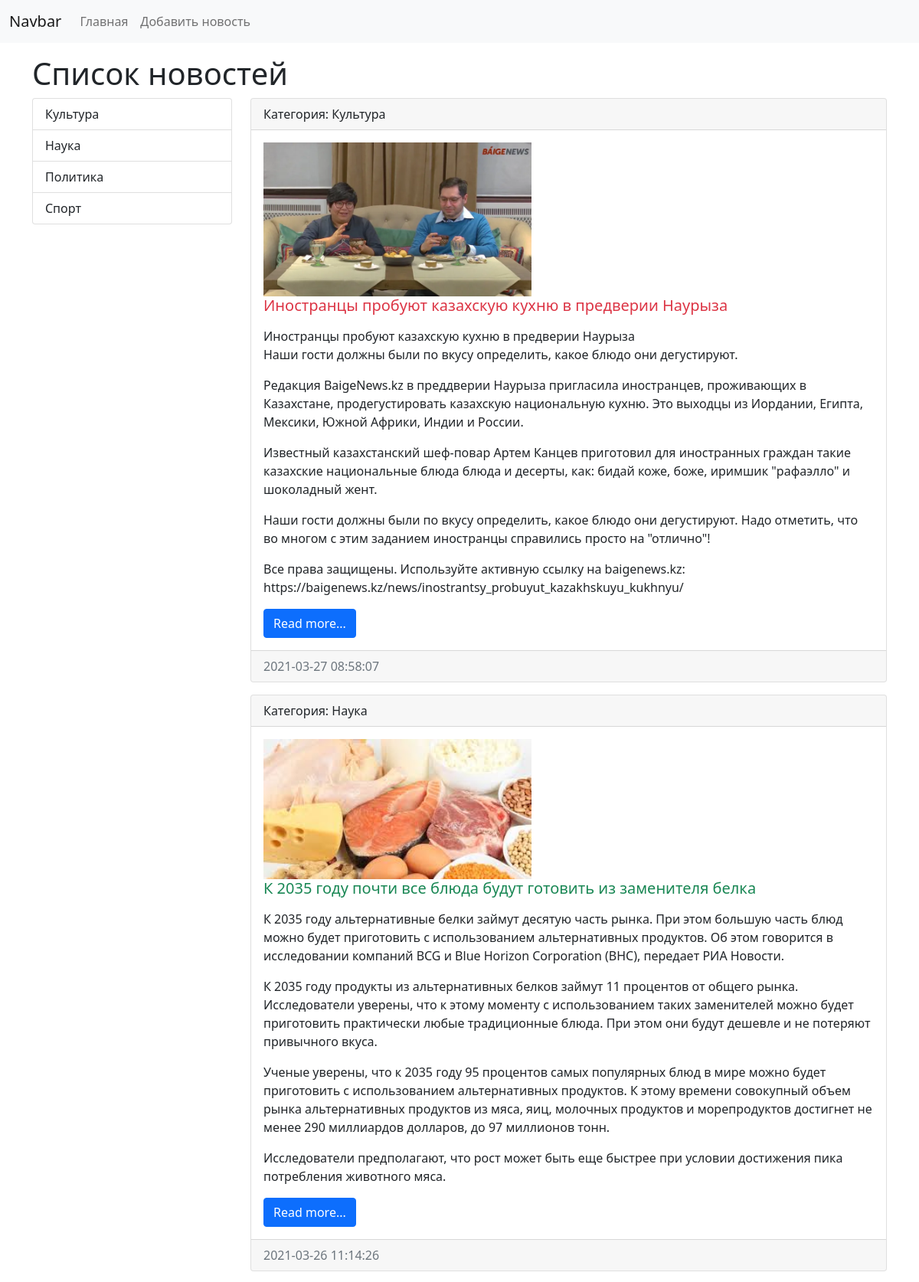
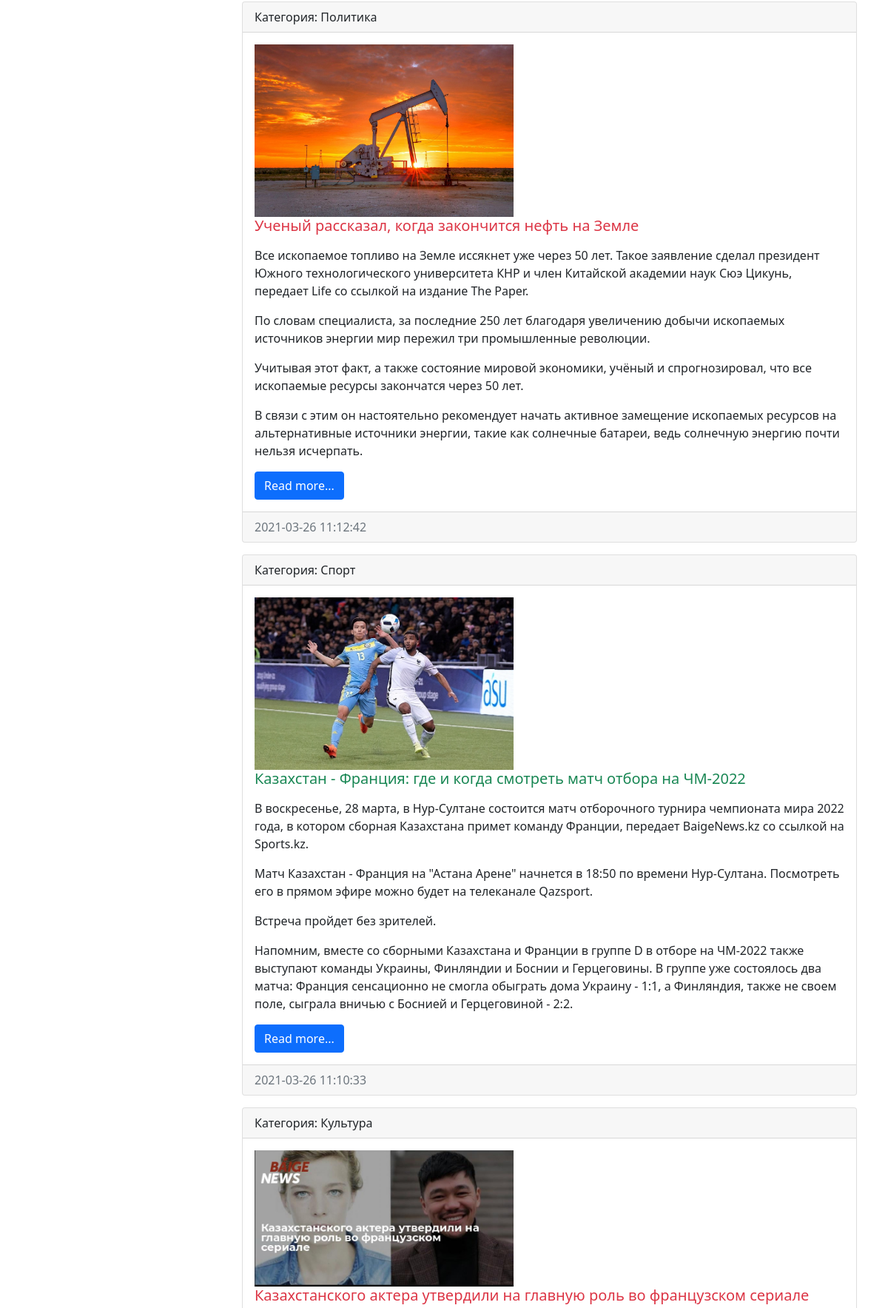
The page / (upper part) on the database its author committed (2 pictures, top to bottom).
### news/models.py (models this page shows, shortened)
class Category(models.Model):
    title = models.CharField(max_length=150,db_index=True, verbose_name='Наименование категории')
    class Meta:
        verbose_name = 'Категория'
        verbose_name_plural = 'Категории'
        ordering = ['title']

class News(models.Model):
    title = models.CharField(max_length=150, verbose_name='Наименование')
    content = models.TextField(blank=True, verbose_name='Контент')
    created_at = models.DateTimeField(auto_now_add=True, verbose_name='Дата публикации')
    updated_at = models.DateTimeField(auto_now=True, verbose_name='Обновлено')
    photo = models.ImageField(upload_to='photos/%Y/%m/%d/', verbose_name='Фото', blank=True)
    is_published = models.BooleanField(default=True, verbose_name='Опубликовано')
    category = models.ForeignKey('Category', on_delete=models.PROTECT, null=True, verbose_name='Категория')
    class Meta:
        verbose_name = 'Новость'
        verbose_name_plural = 'Новости'
        ordering = ['-created_at']

### news/views.py (the view)
# urls.py: path('', views.index, name='home'),
def index(request):
    news = News.objects.all()
    categories = Category.objects.all()
    context = {
        'news':news,
        'title': 'Список новостей',
        'categories': categories,
    }
    return render(request, 'news/index.html', context)

### news/templates/news/index.html (shortened to what this page needs)
<!doctype html>
<html lang="en">
  <head>
    <link href="https://cdn.jsdelivr.net/npm/bootstrap@5.0.0-beta3/dist/css/bootstrap.min.css" rel="stylesheet">
  </head>
  <body>
  <nav class="navbar navbar-expand-lg navbar-light bg-light">
    <div class="container-fluid">
      <a class="navbar-brand" href="{% url 'home' %}">Navbar</a>
      <div class="collapse navbar-collapse" id="navbarSupportedContent">
        <ul class="navbar-nav me-auto mb-2 mb-lg-0">
          <li class="nav-item"><a class="nav-link" href="{% url 'home' %}">Главная</a></li>
          <li class="nav-item"><a class="nav-link" href="{% url 'home' %}">Добавить новость</a></li>
        </ul>
      </div>
    </div>
  </nav>
  <div class="container mt-3">
    <h1>{{ title }}</h1>
    <div class="row">
      <div class="col-md-3">
        <div class="list-group">
          {% for item in categories %}
          <a href="{% url 'category' item.pk %}" class="list-group-item list-group-item-action">{{ item.title }}</a>
          {% endfor %}
         </div>
      </div>
      <div class="col-md-9">
        {% for item in news %}
        <div class="card mb-3">
            <div class="card-header">
                Категория: {{ item.category.title }}
            </div>
            <div class="card-body">
              <div class="media">
                {% if item.photo %}
                  <img src="{{ item.photo.url }}" alt="" width="350" class="mr-3">
                {% else %}
                <img src="https://picsum.photos/id/1060/350/235/?blur=2" alt="" class="mr-3">
                {% endif %}
                <div class="media-body">
                                <h5 class="card-title {% cycle 'text-danger' 'text-success' %}">{{ item.title }}</h5>
                                <p class="card-text">{{ item.content| linebreaks }}</p>
                                <a href="#" class="btn btn-primary">Read more...</a>
                </div>
              </div>
           </div>
          <div class="card-footer text-muted">
            {{ item.created_at|date:"Y-m-d H:i:s" }}
          </div>
        </div>
        {% endfor %}
      </div>
    </div>
  </div>
  </body>
</html>

### rows shown on the page
Category: title "Культура"
Category: title "Наука"
Category: title "Политика"
Category: title "Спорт"
News: category "Культура", photo (picture), title "Иностранцы пробуют казахскую кухню в предверии Наурыза", content "Иностранцы пробуют казахскую кухню в предверии Наурыза Наши гости должны были по вкусу определить, какое блюдо они дегустируют. Редакция BaigeNews.kz в преддверии Наурыза пригласила иностранцев, проживающих в Казахстане, продегустировать казахскую национальную кухню. Это выходцы из Иордании, Египта, Мексики, Южной Африки, Индии и России. Известный казахстанский шеф-повар Артем Канцев приготовил для иностранных граждан такие казахские национальные блюда блюда и десерты, как: бидай коже, боже, иримшик \"рафаэлло\" и шоколадный жент. Наши гости должны были по вкусу определить, какое блюдо они дегустируют. Надо отметить, что во многом с этим заданием иностранцы справились просто на \"отлично\"! Все…", created_at "2021-03-27 08:58:07"
News: category "Наука", photo (picture), title "К 2035 году почти все блюда будут готовить из заменителя белка", content "К 2035 году альтернативные белки займут десятую часть рынка. При этом большую часть блюд можно будет приготовить с использованием альтернативных продуктов. Об этом говорится в исследовании компаний BCG и Blue Horizon Corporation (BHC), передает РИА Новости. К 2035 году продукты из альтернативных белков займут 11 процентов от общего рынка. Исследователи уверены, что к этому моменту с использованием таких заменителей можно будет приготовить практически любые традиционные блюда. При этом они будут дешевле и не потеряют привычного вкуса. Ученые уверены, что к 2035 году 95 процентов самых популярных блюд в мире можно будет приготовить с использованием альтернативных продуктов. К этому времени…", created_at "2021-03-26 11:14:26"
News: category "Политика", photo (picture), title "Ученый рассказал, когда закончится нефть на Земле", content "Все ископаемое топливо на Земле иссякнет уже через 50 лет. Такое заявление сделал президент Южного технологического университета КНР и член Китайской академии наук Сюэ Цикунь, передает Life со ссылкой на издание The Paper. По словам специалиста, за последние 250 лет благодаря увеличению добычи ископаемых источников энергии мир пережил три промышленные революции. Учитывая этот факт, а также состояние мировой экономики, учёный и спрогнозировал, что все ископаемые ресурсы закончатся через 50 лет. В связи с этим он настоятельно рекомендует начать активное замещение ископаемых ресурсов на альтернативные источники энергии, такие как солнечные батареи, ведь солнечную энергию почти нельзя исчерпать.", created_at "2021-03-26 11:12:42"
News: category "Спорт", photo (picture), title "Казахстан - Франция: где и когда смотреть матч отбора на ЧМ-2022", content "В воскресенье, 28 марта, в Нур-Султане состоится матч отборочного турнира чемпионата мира 2022 года, в котором сборная Казахстана примет команду Франции, передает BaigeNews.kz со ссылкой на Sports.kz. Матч Казахстан - Франция на \"Астана Арене\" начнется в 18:50 по времени Нур-Султана. Посмотреть его в прямом эфире можно будет на телеканале Qazsport. Встреча пройдет без зрителей. Напомним, вместе со сборными Казахстана и Франции в группе D в отборе на ЧМ-2022 также выступают команды Украины, Финляндии и Боснии и Герцеговины. В группе уже состоялось два матча: Франция сенсационно не смогла обыграть дома Украину - 1:1, а Финляндия, также не своем поле, сыграла вничью с Боснией и Герцеговиной -…", created_at "2021-03-26 11:10:33"
News: category "Культура", photo (picture), title "Казахстанского актера утвердили на главную роль во французском сериале"

### other values the page prints
{{ title }} "Список новостей"
